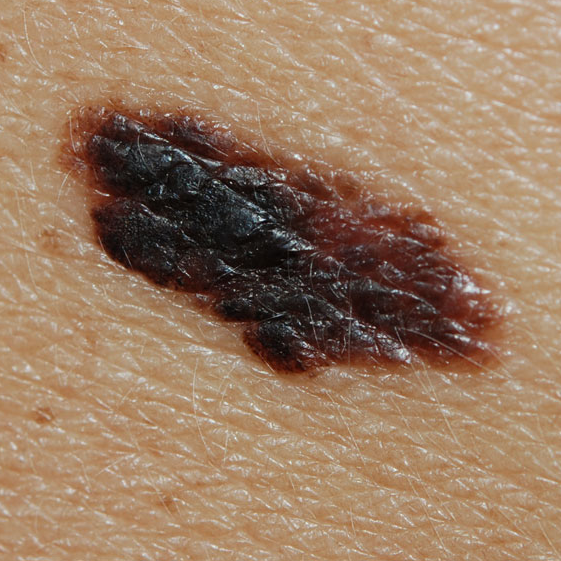
%> input picture Mole Pictures/melanoma2.png, 561 x 561 px
$ octave --eval "result = SmoothEdges(imread('../Mole Pictures/melanoma2.png'));"   (GNU Octave 9; MATLAB toolbox functions it lacks are replaced by stand-ins)
%> lines starting %> are read from the running program, lines starting %| are printed output that depends on the picture; in (x1, y1, x2, y2) boxes, pixels count from 0 and x2, y2 are one past the last pixel; in counts of white or black regions, pixels touching at a corner belong together; the program's own positions count from 1
function [ Masked ] = SmoothEdges( I )
I = im2double(I);
% Segment the object:
gs = rgb2gray(I);
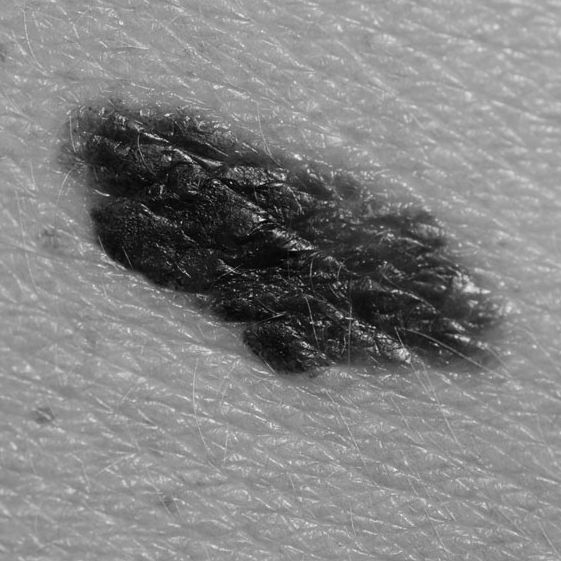
%> gs: size 561x561 double; min 0.00117, max 0.963, mean 0.51
Object=~im2bw(gs, graythresh(gs));
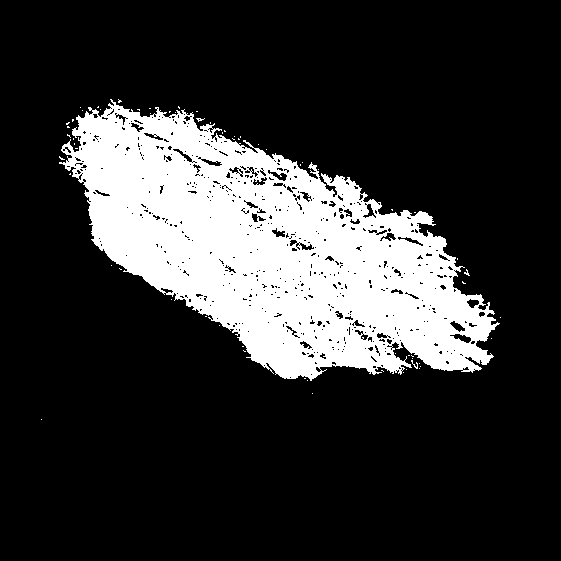
%> Object: size 561x561 logical; 20.4% white; 64 white regions (62 under 20 px), largest, box (x1, y1, x2, y2) and area: (59, 99, 500, 381) 63965, (411, 360, 418, 369) 22

% Smoothen the mask:
BW = bwmorph(bwconvhull(Object), 'erode', 5);
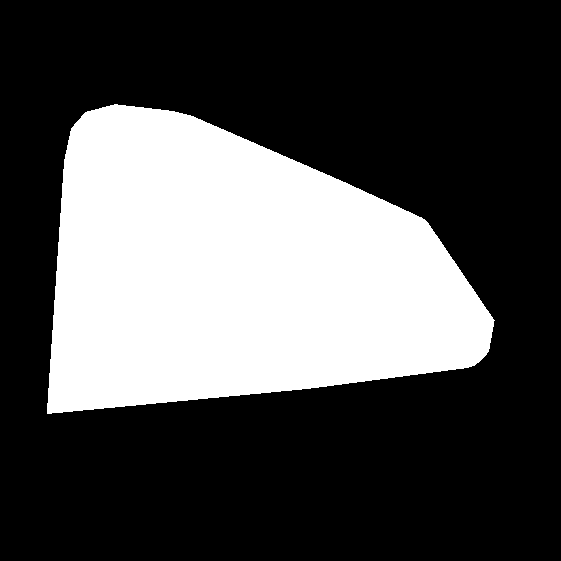
%> BW: size 561x561 logical; 31.1% white; 1 white region, box (x1, y1, x2, y2) and area: (47, 104, 495, 414) 98026
Mask=repmat(BW,[1,1,3]);

% Iterate opening operation:
Interp=I;
for k=1:5
    Interp=imopen(Interp, strel('disk',20));
end
%> this loop made 5 passes
%> pass 1, in SmoothEdges, `Interp=imopen(Interp, strel('disk',20));`:
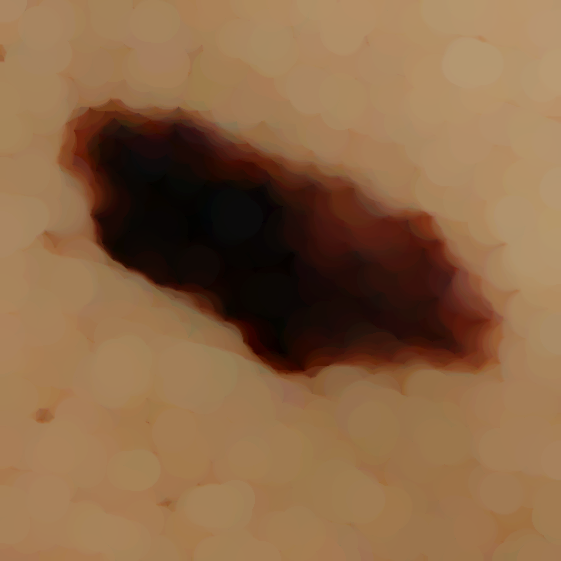
%> Interp: size 561x561x3 double; mean R, G, B 0.542, 0.401, 0.271

% Keep original pixels, add the newly generated ones and smooth the output:
Interpolated(:,:,1)=medfilt2(imadd(I(:,:,1).*Object, Interp(:,:,1).*~(BW==Object)), [4 4]);
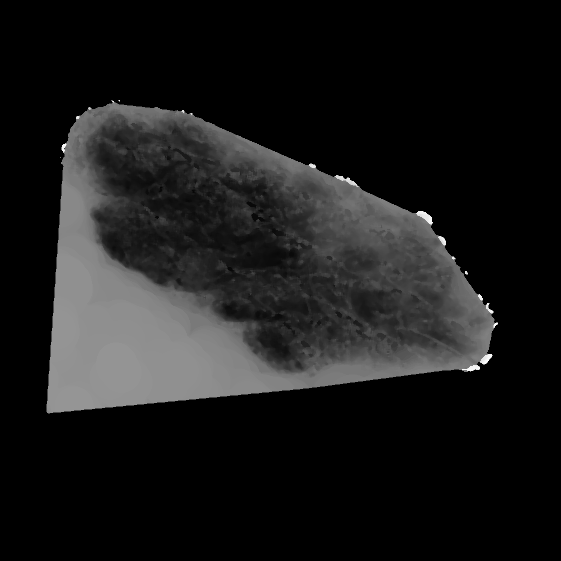
%> Interpolated: size 561x561 double; min 0, max 1.12, mean 0.113; drawn with min black and max white
Interpolated(:,:,2)=medfilt2(imadd(I(:,:,2).*Object, Interp(:,:,2).*~(BW==Object)), [4 4]);
Interpolated(:,:,3)=medfilt2(imadd(I(:,:,3).*Object, Interp(:,:,3).*~(BW==Object)), [4 4]);
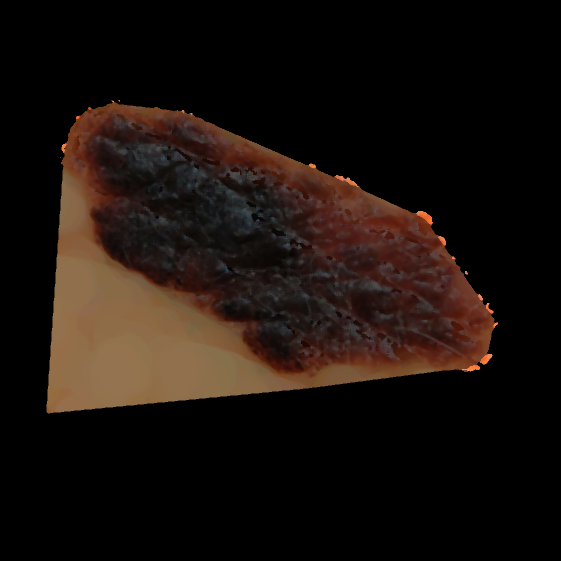
%> Interpolated: size 561x561x3 double; mean R, G, B 0.113, 0.0756, 0.0552; drawn with min black and max white

% Display the results:
Masked=imadd(Interpolated.*im2double(Mask), im2double(~Mask));
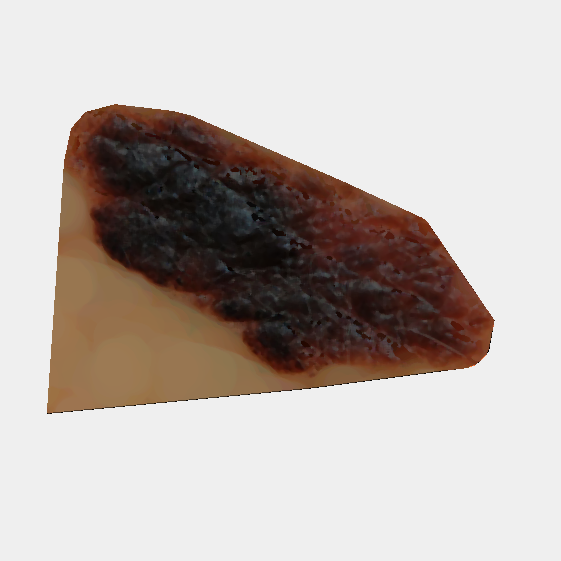
%> Masked: size 561x561x3 double; mean R, G, B 0.799, 0.763, 0.743; drawn with min black and max white
imshow(Masked);
end
